Frame 1 (no input): blank canvas, image omitted
Frame 60 (no input): blank canvas, image omitted
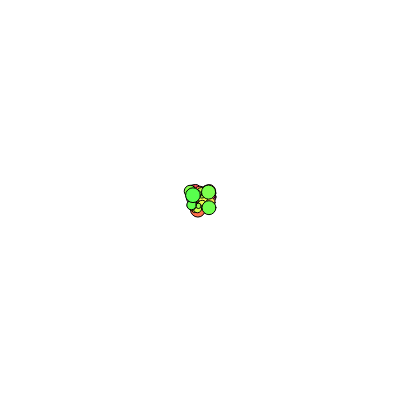
Frame 120 (the mouse pressed at the canvas centre since frame 60)

The p5.js sketch whose frames 1 and 60 were blank and that drew this single picture after the mouse press (run headless with seeded random() and noise() and a simulated clock; from frame 60 on, the mouse is pressed at the canvas centre):

// p5.js sketch
// ── sketch.js
function setup() {
  createCanvas(400, 400);

}

var myHue = 0;

function draw() {

colorMode(HSB);
var xPos = random(20)-10;
var yPos = random(20)-10;
var circleSize = 5 + random(10);
myHue += 4;
stroke(0);
fill(myHue, 70, 100);
strokeWeight(1);

if (myHue > 360) {
  myHue = 0;
}

if ( mouseIsPressed ) {
//line(mouseX, mouseY, pmouseX+xPos, pmouseY+yPos);
ellipse(mouseX+xPos, mouseY+yPos, circleSize, circleSize);
}

if ( keyIsPressed ) {
  background(255);
}



/* noStroke();
fill(mouseX);
ellipse (width/2, height/2, mouseX, mouseY); */


}
